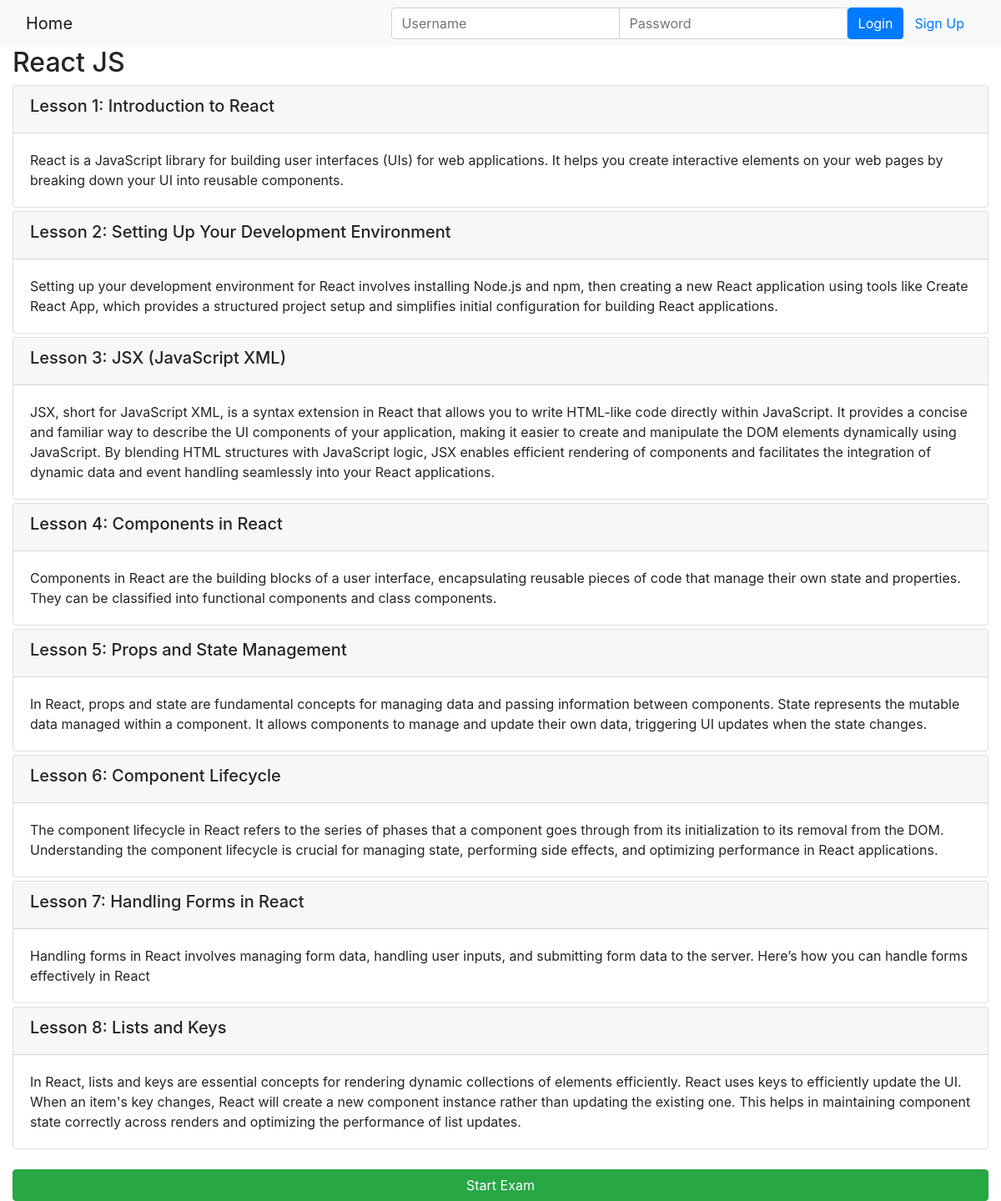
/course/5/, run on the app's committed database.
### onlinecourse/models.py (models this page shows, shortened)
class Course(models.Model):
    name = models.CharField(null=False, max_length=30, default='online course')
    image = models.ImageField(upload_to='course_images/')
    description = models.CharField(max_length=1000)
    pub_date = models.DateField(null=True)
    instructors = models.ManyToManyField(Instructor)
    users = models.ManyToManyField(settings.AUTH_USER_MODEL, through='Enrollment')
    total_enrollment = models.IntegerField(default=0)
    is_enrolled = False

class Lesson(models.Model):
    title = models.CharField(max_length=200, default="title")
    order = models.IntegerField(default=0)
    course = models.ForeignKey(Course, on_delete=models.CASCADE)
    content = models.TextField()

### onlinecourse/views.py (the view)
# urls.py: path('course/<int:pk>/', views.CourseDetailView.as_view(), name='course_details'),
class CourseDetailView(generic.DetailView):
    model = Course
    template_name = 'onlinecourse/course_detail_bootstrap.html'

### onlinecourse/templates/onlinecourse/course_detail_bootstrap.html (shortened to what this page needs)
{% extends "base.html" %}
{% block content %}
    <h2>{{ course.name }}</h2>
    <div class="card-columns-vertical">
        {% for lesson in course.lesson_set.all %}
            <div class="card mt-1">
                <div class="card-header"><h5>Lesson {{lesson.order|add:1}}: {{lesson.title}}</h5></div>
                <div class="card-body">{{lesson.content}}</div>
            </div>
        {% endfor %}
    </div>
    <br>
    <a href="{% url 'onlinecourse:exam_page' course.id %}" class="btn btn-success btn-block" >Start Exam</a>
{% endblock %}

### data on the page
Course: name "React JS"
Lesson: order|add "1", title "Introduction to React", content "React is a JavaScript library for building user interfaces (UIs) for web applications. It helps you create interactive elements on your web pages by breaking down your UI into reusable components."
Lesson: order|add "2", title "Setting Up Your Development Environment", content "Setting up your development environment for React involves installing Node.js and npm, then creating a new React application using tools like Create React App, which provides a structured project setup and simplifies initial configuration for building React applications."
Lesson: order|add "3", title "JSX (JavaScript XML)", content "JSX, short for JavaScript XML, is a syntax extension in React that allows you to write HTML-like code directly within JavaScript. It provides a concise and familiar way to describe the UI components of your application, making it easier to create and manipulate the DOM elements dynamically using JavaScript. By blending HTML structures with JavaScript logic, JSX enables efficient rendering of components and facilitates the integration of dynamic data and event handling seamlessly into your React applications."
Lesson: order|add "4", title "Components in React", content "Components in React are the building blocks of a user interface, encapsulating reusable pieces of code that manage their own state and properties. They can be classified into functional components and class components."
Lesson: order|add "5", title "Props and State Management", content "In React, props and state are fundamental concepts for managing data and passing information between components. State represents the mutable data managed within a component. It allows components to manage and update their own data, triggering UI updates when the state changes."
Lesson: order|add "6", title "Component Lifecycle", content "The component lifecycle in React refers to the series of phases that a component goes through from its initialization to its removal from the DOM. Understanding the component lifecycle is crucial for managing state, performing side effects, and optimizing performance in React applications."
Lesson: order|add "7", title "Handling Forms in React", content "Handling forms in React involves managing form data, handling user inputs, and submitting form data to the server. Here’s how you can handle forms effectively in React"
Lesson: order|add "8", title "Lists and Keys", content "In React, lists and keys are essential concepts for rendering dynamic collections of elements efficiently. React uses keys to efficiently update the UI. When an item's key changes, React will create a new component instance rather than updating the existing one. This helps in maintaining component state correctly across renders and optimizing the performance of list updates."
